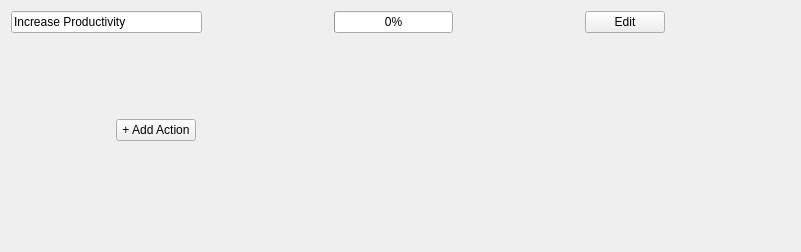
          <widget class="QWidget" name="scrollAreaWidgetContents_5">
           <property name="geometry">
            <rect>
             <x>0</x>
             <y>0</y>
             <width>801</width>
             <height>252</height>
            </rect>
           </property>
           <layout class="QGridLayout" name="gridLayout_13">
            <item row="2" column="2" colspan="6">
             <spacer name="horizontalSpacer_55">
              <property name="orientation">
               <enum>Qt::Horizontal</enum>
              </property>
              <property name="sizeHint" stdset="0">
               <size>
                <width>588</width>
                <height>20</height>
               </size>
              </property>
             </spacer>
            </item>
            <item row="0" column="6">
             <widget class="QPushButton" name="actionPlanEditButton">
              <property name="text">
               <string>Edit</string>
              </property>
             </widget>
            </item>
            <item row="0" column="4">
             <widget class="QProgressBar" name="actionPlanProductivityPercentage">
              <property name="autoFillBackground">
               <bool>false</bool>
              </property>
              <property name="value">
               <number>0</number>
              </property>
              <property name="alignment">
               <set>Qt::AlignCenter</set>
              </property>
              <property name="textVisible">
               <bool>true</bool>
              </property>
              <property name="invertedAppearance">
               <bool>false</bool>
              </property>
              <property name="format">
               <string>0%</string>
              </property>
             </widget>
            </item>
            <item row="0" column="0" colspan="3">
             <widget class="QLineEdit" name="actionPlanIncreaseProductivityEdit">
              <property name="minimumSize">
               <size>
                <width>191</width>
                <height>0</height>
               </size>
              </property>
              <property name="text">
               <string>Increase Productivity</string>
              </property>
             </widget>
            </item>
            <item row="0" column="3">
             <spacer name="horizontalSpacer_51">
              <property name="orientation">
               <enum>Qt::Horizontal</enum>
              </property>
              <property name="sizeHint" stdset="0">
               <size>
                <width>118</width>
                <height>20</height>
               </size>
              </property>
             </spacer>
            </item>
            <item row="0" column="5">
             <spacer name="horizontalSpacer_52">
              <property name="orientation">
               <enum>Qt::Horizontal</enum>
              </property>
              <property name="sizeHint" stdset="0">
               <size>
                <width>118</width>
                <height>20</height>
               </size>
              </property>
             </spacer>
            </item>
            <item row="0" column="7">
             <spacer name="horizontalSpacer_53">
              <property name="orientation">
               <enum>Qt::Horizontal</enum>
              </property>
              <property name="sizeHint" stdset="0">
               <size>
                <width>119</width>
                <height>20</height>
               </size>
              </property>
             </spacer>
            </item>
            <item row="2" column="0">
             <spacer name="horizontalSpacer_54">
              <property name="orientation">
               <enum>Qt::Horizontal</enum>
              </property>
              <property name="sizeHint" stdset="0">
               <size>
                <width>85</width>
                <height>20</height>
               </size>
              </property>
             </spacer>
            </item>
            <item row="1" column="4">
             <spacer name="verticalSpacer_29">
              <property name="orientation">
               <enum>Qt::Vertical</enum>
              </property>
              <property name="sizeHint" stdset="0">
               <size>
                <width>20</width>
                <height>86</height>
               </size>
              </property>
             </spacer>
            </item>
            <item row="1" column="1">
             <widget class="QPushButton" name="actionPlanAddActionButton">
              <property name="text">
               <string>+ Add Action</string>
              </property>
             </widget>
            </item>
           </layout>
          </widget>
